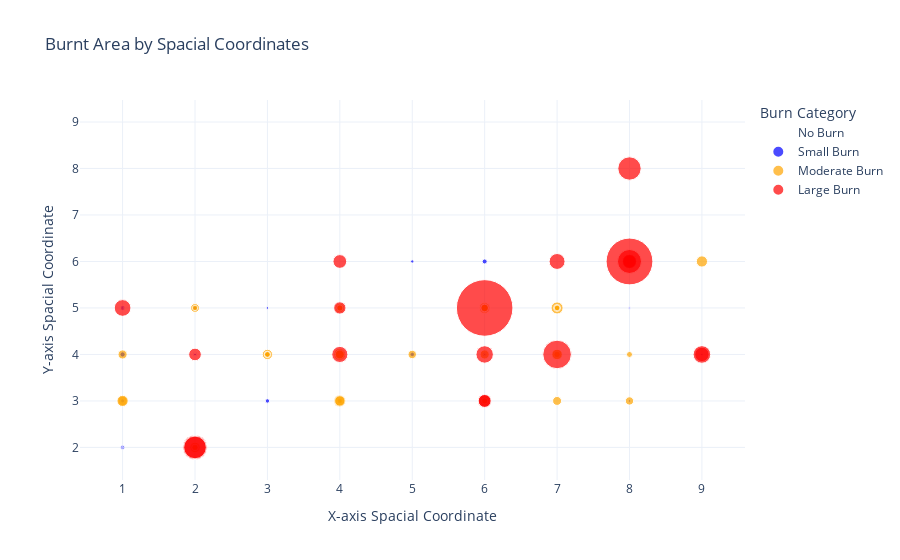

The cell this chart's notebook holds for it:
### Code cell
def classify_area(area):
    if area == 0:
        return "No Burn"
    elif area <= 10:
        return "Small Burn"
    elif area <= 50:
        return "Moderate Burn"
    else:
        return "Large Burn"

train_set["Burn Category"] = train_set["area"].apply(classify_area)

fig = px.scatter(
    train_set,
    x="X",
    y="Y",
    size="area",
    size_max=40,  
    color="Burn Category",  
    color_discrete_map={
        "No Burn": "gray",
        "Small Burn": "blue",
        "Moderate Burn": "orange",
        "Large Burn": "red"
    },
    opacity=0.7,
    labels={
        "X": "X-axis Spacial Coordinate",
        "Y": "Y-axis Spacial Coordinate",
        "area": "Burnt Area",
        "Burn Category": "Burn Category"
    },
    title="Burnt Area by Spacial Coordinates"
)

# Update layout for better appearance
fig.update_layout(
    xaxis_title="X-axis Spacial Coordinate",
    yaxis_title="Y-axis Spacial Coordinate",
    template="plotly_white",
    legend_title="Burn Category"  # Add a title to the legend
)

# Show the plot
fig.show()

### Figure 1 — Plotly figure (JSON) as saved in the notebook; plotly's stock layout.template omitted (floating-point values rounded to 4 significant figures; data arrays with more than 128 entries replaced by an {"elided": "..."} marker saying what was removed)
{"data": [{"hovertemplate": "Burn Category=No Burn<br>X-axis Spacial Coordinate=%{x}<br>Y-axis Spacial Coordinate=%{y}<br>Burnt Area=%{marker.size}<extra></extra>", "legendgroup": "No Burn", "marker": {"color": "gray", "opacity": 0.7, "size": {"elided": "198 int values"}, "sizemode": "area", "sizeref": 0.6818, "symbol": "circle"}, "mode": "markers", "name": "No Burn", "orientation": "v", "showlegend": true, "type": "scatter", "x": {"elided": "198 int values"}, "xaxis": "x", "y": {"elided": "198 int values"}, "yaxis": "y"}, {"hovertemplate": "Burn Category=Small Burn<br>X-axis Spacial Coordinate=%{x}<br>Y-axis Spacial Coordinate=%{y}<br>Burnt Area=%{marker.size}<extra></extra>", "legendgroup": "Small Burn", "marker": {"color": "blue", "opacity": 0.7, "size": {"elided": "137 float values"}, "sizemode": "area", "sizeref": 0.6818, "symbol": "circle"}, "mode": "markers", "name": "Small Burn", "orientation": "v", "showlegend": true, "type": "scatter", "x": {"elided": "137 int values"}, "xaxis": "x", "y": {"elided": "137 int values"}, "yaxis": "y"}, {"hovertemplate": "Burn Category=Moderate Burn<br>X-axis Spacial Coordinate=%{x}<br>Y-axis Spacial Coordinate=%{y}<br>Burnt Area=%{marker.size}<extra></extra>", "legendgroup": "Moderate Burn", "marker": {"color": "orange", "opacity": 0.7, "size": [26, 34.36, 23.41, 28.74, 30.18, 13.05, 17.85, 28.19, 12.1, 37.02, 35.88, 26.13, 49.37, 26.43, 24.24, 11.19, 13.7, 11.16, 10.08, 16.33, 30.32, 10.73, 24.23, 40.54, 31.72, 12.18, 43.32, 32.07, 49.59, 14.68, 31.86, 39.35, 17.2, 10.01, 42.87, 24.77, 11.22, 10.02, 10.82, 11.06, 28.66, 11.06, 15.45, 10.34, 13.06, 11.24, 36.85, 46.7, 14.57, 22.03, 15.64, 27.35, 14.29, 19.23, 37.71, 48.55, 28.66, 20.03], "sizemode": "area", "sizeref": 0.6818, "symbol": "circle"}, "mode": "markers", "name": "Moderate Burn", "orientation": "v", "showlegend": true, "type": "scatter", "x": [7, 6, 8, 6, 8, 7, 4, 1, 6, 2, 3, 7, 7, 2, 5, 8, 8, 7, 4, 8, 1, 3, 4, 6, 4, 8, 1, 8, 4, 3, 6, 6, 7, 2, 9, 6, 4, 2, 7, 4, 4, 7, 2, 6, 4, 3, 4, 4, 4, 4, 7, 7, 6, 6, 7, 4, 4, 6], "xaxis": "x", "y": [4, 3, 3, 4, 6, 4, 4, 4, 5, 2, 4, 4, 5, 5, 4, 6, 6, 4, 3, 6, 3, 4, 4, 5, 5, 4, 3, 6, 3, 4, 5, 5, 5, 2, 6, 5, 4, 5, 5, 5, 4, 4, 2, 3, 4, 4, 3, 4, 5, 4, 4, 3, 3, 5, 4, 4, 4, 5], "yaxis": "y"}, {"hovertemplate": "Burn Category=Large Burn<br>X-axis Spacial Coordinate=%{x}<br>Y-axis Spacial Coordinate=%{y}<br>Burnt Area=%{marker.size}<extra></extra>", "legendgroup": "Large Burn", "marker": {"color": "red", "opacity": 0.7, "size": [61.13, 58.3, 200.9, 95.18, 71.3, 56.04, 196.5, 278.5, 103.4, 86.45, 64.1, 746.3, 1091.0, 70.32, 174.6, 51.78, 105.7, 54.29, 185.8, 88.49], "sizemode": "area", "sizeref": 0.6818, "symbol": "circle"}, "mode": "markers", "name": "Large Burn", "orientation": "v", "showlegend": true, "type": "scatter", "x": [6, 8, 2, 1, 8, 6, 8, 7, 6, 7, 4, 8, 6, 9, 2, 4, 9, 2, 8, 4], "xaxis": "x", "y": [3, 6, 2, 5, 6, 3, 6, 4, 4, 6, 6, 6, 5, 4, 2, 5, 4, 4, 8, 4], "yaxis": "y"}], "layout": {"legend": {"itemsizing": "constant", "title": {"text": "Burn Category"}, "tracegroupgap": 0}, "title": {"text": "Burnt Area by Spacial Coordinates"}, "xaxis": {"anchor": "y", "domain": [0, 1], "title": {"text": "X-axis Spacial Coordinate"}}, "yaxis": {"anchor": "x", "domain": [0, 1], "title": {"text": "Y-axis Spacial Coordinate"}}}}
